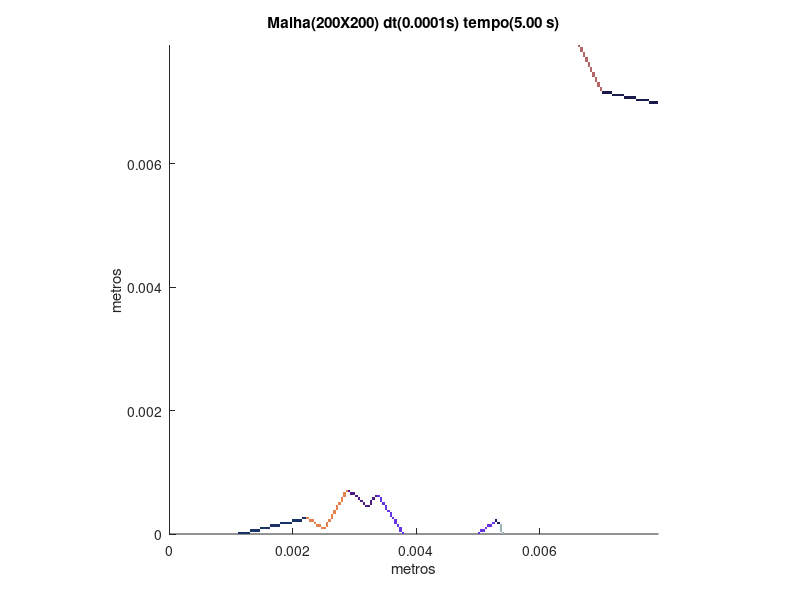

The MATLAB source for this figure:
set (gca,'PlotBoxAspectRatio',[1 1 1],'Xlim',[0,0.0079236952523745],'Ylim',[0,0.0079236952523745])
hold on
title('Malha(200X200) dt(0.0001s) tempo(5.00 s)')
hold on
ylabel('metros')
hold on
xlabel('metros')
hold on

fill([0.00110931733533243 0.00110931733533243 0.0011489358115943 0.0011489358115943],[0 3.96184762618725E-05 3.96184762618725E-05 0],[0.1,0.2,0.4],'LineStyle','none')

fill([0.0011489358115943 0.0011489358115943 0.00118855428785617 0.00118855428785617],[0 3.96184762618725E-05 3.96184762618725E-05 0],[0.1,0.2,0.4],'LineStyle','none')

fill([0.00118855428785617 0.00118855428785617 0.00122817276411805 0.00122817276411805],[0 3.96184762618725E-05 3.96184762618725E-05 0],[0.1,0.2,0.4],'LineStyle','none')

fill([0.00122817276411805 0.00122817276411805 0.00126779124037992 0.00126779124037992],[0 3.96184762618725E-05 3.96184762618725E-05 0],[0.1,0.2,0.4],'LineStyle','none')

fill([0.00126779124037992 0.00126779124037992 0.00130740971664179 0.00130740971664179],[0 3.96184762618725E-05 3.96184762618725E-05 0],[0.1,0.2,0.4],'LineStyle','none')

fill([0.00376375524487789 0.00376375524487789 0.00380337372113976 0.00380337372113976],[0 3.96184762618725E-05 3.96184762618725E-05 0],[0.4,0.2,0.9],'LineStyle','none')

fill([0.00499192800899593 0.00499192800899593 0.00503154648525781 0.00503154648525781],[0 3.96184762618725E-05 3.96184762618725E-05 0],[0.4,0.2,0.9],'LineStyle','none')

fill([0.00538811277161466 0.00538811277161466 0.00542773124787653 0.00542773124787653],[0 3.96184762618725E-05 3.96184762618725E-05 0],[0.6,0.7,0.7],'LineStyle','none')

fill([0.00130740971664179 0.00130740971664179 0.00134702819290366 0.00134702819290366],[3.96184762618725E-05 7.9236952523745E-05 7.9236952523745E-05 3.96184762618725E-05],[0.1,0.2,0.4],'LineStyle','none')

fill([0.00134702819290366 0.00134702819290366 0.00138664666916554 0.00138664666916554],[3.96184762618725E-05 7.9236952523745E-05 7.9236952523745E-05 3.96184762618725E-05],[0.1,0.2,0.4],'LineStyle','none')

fill([0.00138664666916554 0.00138664666916554 0.00142626514542741 0.00142626514542741],[3.96184762618725E-05 7.9236952523745E-05 7.9236952523745E-05 3.96184762618725E-05],[0.1,0.2,0.4],'LineStyle','none')

fill([0.00142626514542741 0.00142626514542741 0.00146588362168928 0.00146588362168928],[3.96184762618725E-05 7.9236952523745E-05 7.9236952523745E-05 3.96184762618725E-05],[0.1,0.2,0.4],'LineStyle','none')

fill([0.00372413676861601 0.00372413676861601 0.00376375524487789 0.00376375524487789],[3.96184762618725E-05 7.9236952523745E-05 7.9236952523745E-05 3.96184762618725E-05],[0.4,0.2,0.9],'LineStyle','none')

fill([0.00503154648525781 0.00503154648525781 0.00507116496151968 0.00507116496151968],[3.96184762618725E-05 7.9236952523745E-05 7.9236952523745E-05 3.96184762618725E-05],[0.4,0.2,0.9],'LineStyle','none')

fill([0.00507116496151968 0.00507116496151968 0.00511078343778155 0.00511078343778155],[3.96184762618725E-05 7.9236952523745E-05 7.9236952523745E-05 3.96184762618725E-05],[0.4,0.2,0.9],'LineStyle','none')

fill([0.00534849429535279 0.00534849429535279 0.00538811277161466 0.00538811277161466],[3.96184762618725E-05 7.9236952523745E-05 7.9236952523745E-05 3.96184762618725E-05],[0.6,0.7,0.7],'LineStyle','none')

fill([0.00146588362168928 0.00146588362168928 0.00150550209795115 0.00150550209795115],[7.9236952523745E-05 0.000118855428785617 0.000118855428785617 7.9236952523745E-05],[0.1,0.2,0.4],'LineStyle','none')

fill([0.00150550209795115 0.00150550209795115 0.00154512057421303 0.00154512057421303],[7.9236952523745E-05 0.000118855428785617 0.000118855428785617 7.9236952523745E-05],[0.1,0.2,0.4],'LineStyle','none')

fill([0.00154512057421303 0.00154512057421303 0.0015847390504749 0.0015847390504749],[7.9236952523745E-05 0.000118855428785617 0.000118855428785617 7.9236952523745E-05],[0.1,0.2,0.4],'LineStyle','none')

fill([0.0015847390504749 0.0015847390504749 0.00162435752673677 0.00162435752673677],[7.9236952523745E-05 0.000118855428785617 0.000118855428785617 7.9236952523745E-05],[0.1,0.2,0.4],'LineStyle','none')

fill([0.00245634552823609 0.00245634552823609 0.00249596400449797 0.00249596400449797],[7.9236952523745E-05 0.000118855428785617 0.000118855428785617 7.9236952523745E-05],[0.9,0.5,0.3],'LineStyle','none')

fill([0.00249596400449797 0.00249596400449797 0.00253558248075984 0.00253558248075984],[7.9236952523745E-05 0.000118855428785617 0.000118855428785617 7.9236952523745E-05],[0.9,0.5,0.3],'LineStyle','none')

fill([0.00372413676861601 0.00372413676861601 0.00376375524487789 0.00376375524487789],[7.9236952523745E-05 0.000118855428785617 0.000118855428785617 7.9236952523745E-05],[0.4,0.2,0.9],'LineStyle','none')

fill([0.00511078343778155 0.00511078343778155 0.00515040191404342 0.00515040191404342],[7.9236952523745E-05 0.000118855428785617 0.000118855428785617 7.9236952523745E-05],[0.4,0.2,0.9],'LineStyle','none')

fill([0.00534849429535279 0.00534849429535279 0.00538811277161466 0.00538811277161466],[7.9236952523745E-05 0.000118855428785617 0.000118855428785617 7.9236952523745E-05],[0.6,0.7,0.7],'LineStyle','none')

fill([0.00162435752673677 0.00162435752673677 0.00166397600299864 0.00166397600299864],[0.000118855428785617 0.00015847390504749 0.00015847390504749 0.000118855428785617],[0.1,0.2,0.4],'LineStyle','none')

fill([0.00166397600299864 0.00166397600299864 0.00170359447926052 0.00170359447926052],[0.000118855428785617 0.00015847390504749 0.00015847390504749 0.000118855428785617],[0.1,0.2,0.4],'LineStyle','none')

fill([0.00170359447926052 0.00170359447926052 0.00174321295552239 0.00174321295552239],[0.000118855428785617 0.00015847390504749 0.00015847390504749 0.000118855428785617],[0.1,0.2,0.4],'LineStyle','none')

fill([0.00174321295552239 0.00174321295552239 0.00178283143178426 0.00178283143178426],[0.000118855428785617 0.00015847390504749 0.00015847390504749 0.000118855428785617],[0.1,0.2,0.4],'LineStyle','none')

fill([0.00237710857571235 0.00237710857571235 0.00241672705197422 0.00241672705197422],[0.000118855428785617 0.00015847390504749 0.00015847390504749 0.000118855428785617],[0.9,0.5,0.3],'LineStyle','none')

fill([0.00241672705197422 0.00241672705197422 0.00245634552823609 0.00245634552823609],[0.000118855428785617 0.00015847390504749 0.00015847390504749 0.000118855428785617],[0.9,0.5,0.3],'LineStyle','none')

fill([0.00253558248075984 0.00253558248075984 0.00257520095702171 0.00257520095702171],[0.000118855428785617 0.00015847390504749 0.00015847390504749 0.000118855428785617],[0.9,0.5,0.3],'LineStyle','none')

fill([0.00368451829235414 0.00368451829235414 0.00372413676861601 0.00372413676861601],[0.000118855428785617 0.00015847390504749 0.00015847390504749 0.000118855428785617],[0.4,0.2,0.9],'LineStyle','none')

fill([0.00515040191404342 0.00515040191404342 0.0051900203903053 0.0051900203903053],[0.000118855428785617 0.00015847390504749 0.00015847390504749 0.000118855428785617],[0.4,0.2,0.9],'LineStyle','none')

fill([0.0051900203903053 0.0051900203903053 0.00522963886656717 0.00522963886656717],[0.000118855428785617 0.00015847390504749 0.00015847390504749 0.000118855428785617],[0.4,0.2,0.9],'LineStyle','none')

fill([0.00534849429535279 0.00534849429535279 0.00538811277161466 0.00538811277161466],[0.000118855428785617 0.00015847390504749 0.00015847390504749 0.000118855428785617],[0.6,0.7,0.7],'LineStyle','none')

fill([0.00178283143178426 0.00178283143178426 0.00182244990804613 0.00182244990804613],[0.00015847390504749 0.000198092381309362 0.000198092381309362 0.00015847390504749],[0.1,0.2,0.4],'LineStyle','none')

fill([0.00182244990804613 0.00182244990804613 0.00186206838430801 0.00186206838430801],[0.00015847390504749 0.000198092381309362 0.000198092381309362 0.00015847390504749],[0.1,0.2,0.4],'LineStyle','none')

fill([0.00186206838430801 0.00186206838430801 0.00190168686056988 0.00190168686056988],[0.00015847390504749 0.000198092381309362 0.000198092381309362 0.00015847390504749],[0.1,0.2,0.4],'LineStyle','none')

fill([0.00190168686056988 0.00190168686056988 0.00194130533683175 0.00194130533683175],[0.00015847390504749 0.000198092381309362 0.000198092381309362 0.00015847390504749],[0.1,0.2,0.4],'LineStyle','none')

fill([0.00194130533683175 0.00194130533683175 0.00198092381309362 0.00198092381309362],[0.00015847390504749 0.000198092381309362 0.000198092381309362 0.00015847390504749],[0.1,0.2,0.4],'LineStyle','none')

fill([0.00233749009945048 0.00233749009945048 0.00237710857571235 0.00237710857571235],[0.00015847390504749 0.000198092381309362 0.000198092381309362 0.00015847390504749],[0.9,0.5,0.3],'LineStyle','none')

fill([0.00253558248075984 0.00253558248075984 0.00257520095702171 0.00257520095702171],[0.00015847390504749 0.000198092381309362 0.000198092381309362 0.00015847390504749],[0.9,0.5,0.3],'LineStyle','none')

fill([0.00364489981609227 0.00364489981609227 0.00368451829235414 0.00368451829235414],[0.00015847390504749 0.000198092381309362 0.000198092381309362 0.00015847390504749],[0.4,0.2,0.9],'LineStyle','none')

fill([0.00522963886656717 0.00522963886656717 0.00526925734282904 0.00526925734282904],[0.00015847390504749 0.000198092381309362 0.000198092381309362 0.00015847390504749],[0.4,0.2,0.9],'LineStyle','none')

fill([0.00530887581909091 0.00530887581909091 0.00534849429535279 0.00534849429535279],[0.00015847390504749 0.000198092381309362 0.000198092381309362 0.00015847390504749],[0.1,0.1,0.4],'LineStyle','none')

fill([0.00198092381309362 0.00198092381309362 0.0020205422893555 0.0020205422893555],[0.000198092381309362 0.000237710857571235 0.000237710857571235 0.000198092381309362],[0.1,0.2,0.4],'LineStyle','none')

fill([0.0020205422893555 0.0020205422893555 0.00206016076561737 0.00206016076561737],[0.000198092381309362 0.000237710857571235 0.000237710857571235 0.000198092381309362],[0.1,0.2,0.4],'LineStyle','none')

fill([0.00206016076561737 0.00206016076561737 0.00209977924187924 0.00209977924187924],[0.000198092381309362 0.000237710857571235 0.000237710857571235 0.000198092381309362],[0.1,0.2,0.4],'LineStyle','none')

fill([0.00209977924187924 0.00209977924187924 0.00213939771814111 0.00213939771814111],[0.000198092381309362 0.000237710857571235 0.000237710857571235 0.000198092381309362],[0.1,0.2,0.4],'LineStyle','none')

fill([0.00225825314692673 0.00225825314692673 0.0022978716231886 0.0022978716231886],[0.000198092381309362 0.000237710857571235 0.000237710857571235 0.000198092381309362],[0.9,0.5,0.3],'LineStyle','none')

fill([0.0022978716231886 0.0022978716231886 0.00233749009945048 0.00233749009945048],[0.000198092381309362 0.000237710857571235 0.000237710857571235 0.000198092381309362],[0.9,0.5,0.3],'LineStyle','none')

fill([0.00257520095702171 0.00257520095702171 0.00261481943328358 0.00261481943328358],[0.000198092381309362 0.000237710857571235 0.000237710857571235 0.000198092381309362],[0.9,0.5,0.3],'LineStyle','none')

fill([0.00364489981609227 0.00364489981609227 0.00368451829235414 0.00368451829235414],[0.000198092381309362 0.000237710857571235 0.000237710857571235 0.000198092381309362],[0.4,0.2,0.9],'LineStyle','none')

fill([0.00526925734282904 0.00526925734282904 0.00530887581909091 0.00530887581909091],[0.000198092381309362 0.000237710857571235 0.000237710857571235 0.000198092381309362],[0.1,0.1,0.4],'LineStyle','none')

fill([0.00213939771814111 0.00213939771814111 0.00217901619440299 0.00217901619440299],[0.000237710857571235 0.000277329333833107 0.000277329333833107 0.000237710857571235],[0.1,0.2,0.4],'LineStyle','none')

fill([0.00217901619440299 0.00217901619440299 0.00221863467066486 0.00221863467066486],[0.000237710857571235 0.000277329333833107 0.000277329333833107 0.000237710857571235],[0.1,0.2,0.4],'LineStyle','none')

fill([0.00221863467066486 0.00221863467066486 0.00225825314692673 0.00225825314692673],[0.000237710857571235 0.000277329333833107 0.000277329333833107 0.000237710857571235],[0.9,0.5,0.3],'LineStyle','none')

fill([0.00261481943328358 0.00261481943328358 0.00265443790954546 0.00265443790954546],[0.000237710857571235 0.000277329333833107 0.000277329333833107 0.000237710857571235],[0.9,0.5,0.3],'LineStyle','none')

fill([0.0036052813398304 0.0036052813398304 0.00364489981609227 0.00364489981609227],[0.000237710857571235 0.000277329333833107 0.000277329333833107 0.000237710857571235],[0.4,0.2,0.9],'LineStyle','none')

fill([0.00261481943328358 0.00261481943328358 0.00265443790954546 0.00265443790954546],[0.000277329333833107 0.00031694781009498 0.00031694781009498 0.000277329333833107],[0.9,0.5,0.3],'LineStyle','none')

fill([0.00356566286356852 0.00356566286356852 0.0036052813398304 0.0036052813398304],[0.000277329333833107 0.00031694781009498 0.00031694781009498 0.000277329333833107],[0.4,0.2,0.9],'LineStyle','none')

fill([0.00265443790954546 0.00265443790954546 0.00269405638580733 0.00269405638580733],[0.00031694781009498 0.000356566286356852 0.000356566286356852 0.00031694781009498],[0.9,0.5,0.3],'LineStyle','none')

fill([0.00356566286356852 0.00356566286356852 0.0036052813398304 0.0036052813398304],[0.00031694781009498 0.000356566286356852 0.000356566286356852 0.00031694781009498],[0.4,0.2,0.9],'LineStyle','none')

fill([0.00265443790954546 0.00265443790954546 0.00269405638580733 0.00269405638580733],[0.000356566286356852 0.000396184762618725 0.000396184762618725 0.000356566286356852],[0.9,0.5,0.3],'LineStyle','none')

fill([0.00352604438730665 0.00352604438730665 0.00356566286356852 0.00356566286356852],[0.000356566286356852 0.000396184762618725 0.000396184762618725 0.000356566286356852],[0.4,0.2,0.9],'LineStyle','none')

fill([0.00269405638580733 0.00269405638580733 0.0027336748620692 0.0027336748620692],[0.000396184762618725 0.000435803238880597 0.000435803238880597 0.000396184762618725],[0.9,0.5,0.3],'LineStyle','none')

fill([0.00348642591104478 0.00348642591104478 0.00352604438730665 0.00352604438730665],[0.000396184762618725 0.000435803238880597 0.000435803238880597 0.000396184762618725],[0.4,0.2,0.9],'LineStyle','none')

fill([0.00269405638580733 0.00269405638580733 0.0027336748620692 0.0027336748620692],[0.000435803238880597 0.00047542171514247 0.00047542171514247 0.000435803238880597],[0.9,0.5,0.3],'LineStyle','none')

fill([0.0031694781009498 0.0031694781009498 0.00320909657721167 0.00320909657721167],[0.000435803238880597 0.00047542171514247 0.00047542171514247 0.000435803238880597],[0.3,0.1,0.5],'LineStyle','none')

fill([0.00320909657721167 0.00320909657721167 0.00324871505347354 0.00324871505347354],[0.000435803238880597 0.00047542171514247 0.00047542171514247 0.000435803238880597],[0.3,0.1,0.5],'LineStyle','none')

fill([0.00348642591104478 0.00348642591104478 0.00352604438730665 0.00352604438730665],[0.000435803238880597 0.00047542171514247 0.00047542171514247 0.000435803238880597],[0.4,0.2,0.9],'LineStyle','none')

fill([0.0027336748620692 0.0027336748620692 0.00277329333833107 0.00277329333833107],[0.00047542171514247 0.000515040191404342 0.000515040191404342 0.00047542171514247],[0.9,0.5,0.3],'LineStyle','none')

fill([0.00312985962468793 0.00312985962468793 0.0031694781009498 0.0031694781009498],[0.00047542171514247 0.000515040191404342 0.000515040191404342 0.00047542171514247],[0.3,0.1,0.5],'LineStyle','none')

fill([0.00324871505347354 0.00324871505347354 0.00328833352973542 0.00328833352973542],[0.00047542171514247 0.000515040191404342 0.000515040191404342 0.00047542171514247],[0.3,0.1,0.5],'LineStyle','none')

fill([0.00344680743478291 0.00344680743478291 0.00348642591104478 0.00348642591104478],[0.00047542171514247 0.000515040191404342 0.000515040191404342 0.00047542171514247],[0.4,0.2,0.9],'LineStyle','none')

fill([0.00277329333833107 0.00277329333833107 0.00281291181459295 0.00281291181459295],[0.000515040191404342 0.000554658667666215 0.000554658667666215 0.000515040191404342],[0.9,0.5,0.3],'LineStyle','none')

fill([0.00309024114842605 0.00309024114842605 0.00312985962468793 0.00312985962468793],[0.000515040191404342 0.000554658667666215 0.000554658667666215 0.000515040191404342],[0.3,0.1,0.5],'LineStyle','none')

fill([0.00324871505347354 0.00324871505347354 0.00328833352973542 0.00328833352973542],[0.000515040191404342 0.000554658667666215 0.000554658667666215 0.000515040191404342],[0.3,0.1,0.5],'LineStyle','none')

fill([0.00340718895852103 0.00340718895852103 0.00344680743478291 0.00344680743478291],[0.000515040191404342 0.000554658667666215 0.000554658667666215 0.000515040191404342],[0.4,0.2,0.9],'LineStyle','none')

fill([0.00277329333833107 0.00277329333833107 0.00281291181459295 0.00281291181459295],[0.000554658667666215 0.000594277143928087 0.000594277143928087 0.000554658667666215],[0.9,0.5,0.3],'LineStyle','none')

fill([0.00305062267216418 0.00305062267216418 0.00309024114842605 0.00309024114842605],[0.000554658667666215 0.000594277143928087 0.000594277143928087 0.000554658667666215],[0.3,0.1,0.5],'LineStyle','none')

fill([0.00328833352973542 0.00328833352973542 0.00332795200599729 0.00332795200599729],[0.000554658667666215 0.000594277143928087 0.000594277143928087 0.000554658667666215],[0.3,0.1,0.5],'LineStyle','none')

fill([0.00340718895852103 0.00340718895852103 0.00344680743478291 0.00344680743478291],[0.000554658667666215 0.000594277143928087 0.000594277143928087 0.000554658667666215],[0.4,0.2,0.9],'LineStyle','none')

fill([0.00281291181459295 0.00281291181459295 0.00285253029085482 0.00285253029085482],[0.000594277143928087 0.00063389562018996 0.00063389562018996 0.000594277143928087],[0.9,0.5,0.3],'LineStyle','none')

fill([0.00301100419590231 0.00301100419590231 0.00305062267216418 0.00305062267216418],[0.000594277143928087 0.00063389562018996 0.00063389562018996 0.000594277143928087],[0.3,0.1,0.5],'LineStyle','none')

fill([0.00332795200599729 0.00332795200599729 0.00336757048225916 0.00336757048225916],[0.000594277143928087 0.00063389562018996 0.00063389562018996 0.000594277143928087],[0.3,0.1,0.5],'LineStyle','none')

fill([0.00336757048225916 0.00336757048225916 0.00340718895852103 0.00340718895852103],[0.000594277143928087 0.00063389562018996 0.00063389562018996 0.000594277143928087],[0.4,0.2,0.9],'LineStyle','none')

fill([0.00281291181459295 0.00281291181459295 0.00285253029085482 0.00285253029085482],[0.00063389562018996 0.000673514096451832 0.000673514096451832 0.00063389562018996],[0.9,0.5,0.3],'LineStyle','none')

fill([0.00293176724337856 0.00293176724337856 0.00297138571964044 0.00297138571964044],[0.00063389562018996 0.000673514096451832 0.000673514096451832 0.00063389562018996],[0.3,0.1,0.5],'LineStyle','none')

fill([0.00297138571964044 0.00297138571964044 0.00301100419590231 0.00301100419590231],[0.00063389562018996 0.000673514096451832 0.000673514096451832 0.00063389562018996],[0.3,0.1,0.5],'LineStyle','none')

fill([0.00285253029085482 0.00285253029085482 0.00289214876711669 0.00289214876711669],[0.000673514096451832 0.000713132572713705 0.000713132572713705 0.000673514096451832],[0.9,0.5,0.3],'LineStyle','none')

fill([0.00289214876711669 0.00289214876711669 0.00293176724337856 0.00293176724337856],[0.000673514096451832 0.000713132572713705 0.000713132572713705 0.000673514096451832],[0.3,0.1,0.5],'LineStyle','none')

fill([0.00776522134732701 0.00776522134732701 0.00780483982358888 0.00780483982358888],[0.00697285182208956 0.00701247029835143 0.00701247029835143 0.00697285182208956],[0.1,0.1,0.3],'LineStyle','none')

fill([0.00780483982358888 0.00780483982358888 0.00784445829985075 0.00784445829985075],[0.00697285182208956 0.00701247029835143 0.00701247029835143 0.00697285182208956],[0.1,0.1,0.3],'LineStyle','none')

fill([0.00784445829985075 0.00784445829985075 0.00788407677611263 0.00788407677611263],[0.00697285182208956 0.00701247029835143 0.00701247029835143 0.00697285182208956],[0.1,0.1,0.3],'LineStyle','none')

fill([0.00788407677611263 0.00788407677611263 0.0079236952523745 0.0079236952523745],[0.00697285182208956 0.00701247029835143 0.00701247029835143 0.00697285182208956],[0.1,0.1,0.3],'LineStyle','none')

fill([0.00756712896601765 0.00756712896601765 0.00760674744227952 0.00760674744227952],[0.00701247029835143 0.0070520887746133 0.0070520887746133 0.00701247029835143],[0.1,0.1,0.3],'LineStyle','none')

fill([0.00760674744227952 0.00760674744227952 0.00764636591854139 0.00764636591854139],[0.00701247029835143 0.0070520887746133 0.0070520887746133 0.00701247029835143],[0.1,0.1,0.3],'LineStyle','none')

fill([0.00764636591854139 0.00764636591854139 0.00768598439480326 0.00768598439480326],[0.00701247029835143 0.0070520887746133 0.0070520887746133 0.00701247029835143],[0.1,0.1,0.3],'LineStyle','none')

fill([0.00768598439480326 0.00768598439480326 0.00772560287106514 0.00772560287106514],[0.00701247029835143 0.0070520887746133 0.0070520887746133 0.00701247029835143],[0.1,0.1,0.3],'LineStyle','none')

fill([0.00772560287106514 0.00772560287106514 0.00776522134732701 0.00776522134732701],[0.00701247029835143 0.0070520887746133 0.0070520887746133 0.00701247029835143],[0.1,0.1,0.3],'LineStyle','none')

fill([0.00736903658470828 0.00736903658470828 0.00740865506097016 0.00740865506097016],[0.0070520887746133 0.00709170725087518 0.00709170725087518 0.0070520887746133],[0.1,0.1,0.3],'LineStyle','none')

fill([0.00740865506097016 0.00740865506097016 0.00744827353723203 0.00744827353723203],[0.0070520887746133 0.00709170725087518 0.00709170725087518 0.0070520887746133],[0.1,0.1,0.3],'LineStyle','none')

fill([0.00744827353723203 0.00744827353723203 0.0074878920134939 0.0074878920134939],[0.0070520887746133 0.00709170725087518 0.00709170725087518 0.0070520887746133],[0.1,0.1,0.3],'LineStyle','none')

fill([0.0074878920134939 0.0074878920134939 0.00752751048975577 0.00752751048975577],[0.0070520887746133 0.00709170725087518 0.00709170725087518 0.0070520887746133],[0.1,0.1,0.3],'LineStyle','none')

fill([0.00752751048975577 0.00752751048975577 0.00756712896601765 0.00756712896601765],[0.0070520887746133 0.00709170725087518 0.00709170725087518 0.0070520887746133],[0.1,0.1,0.3],'LineStyle','none')

fill([0.00717094420339892 0.00717094420339892 0.00721056267966079 0.00721056267966079],[0.00709170725087518 0.00713132572713705 0.00713132572713705 0.00709170725087518],[0.1,0.1,0.3],'LineStyle','none')

fill([0.00721056267966079 0.00721056267966079 0.00725018115592267 0.00725018115592267],[0.00709170725087518 0.00713132572713705 0.00713132572713705 0.00709170725087518],[0.1,0.1,0.3],'LineStyle','none')

fill([0.00725018115592267 0.00725018115592267 0.00728979963218454 0.00728979963218454],[0.00709170725087518 0.00713132572713705 0.00713132572713705 0.00709170725087518],[0.1,0.1,0.3],'LineStyle','none')

fill([0.00728979963218454 0.00728979963218454 0.00732941810844641 0.00732941810844641],[0.00709170725087518 0.00713132572713705 0.00713132572713705 0.00709170725087518],[0.1,0.1,0.3],'LineStyle','none')

fill([0.00732941810844641 0.00732941810844641 0.00736903658470828 0.00736903658470828],[0.00709170725087518 0.00713132572713705 0.00713132572713705 0.00709170725087518],[0.1,0.1,0.3],'LineStyle','none')

fill([0.00701247029835143 0.00701247029835143 0.0070520887746133 0.0070520887746133],[0.00713132572713705 0.00717094420339892 0.00717094420339892 0.00713132572713705],[0.1,0.1,0.3],'LineStyle','none')

fill([0.0070520887746133 0.0070520887746133 0.00709170725087518 0.00709170725087518],[0.00713132572713705 0.00717094420339892 0.00717094420339892 0.00713132572713705],[0.1,0.1,0.3],'LineStyle','none')

fill([0.00709170725087518 0.00709170725087518 0.00713132572713705 0.00713132572713705],[0.00713132572713705 0.00717094420339892 0.00717094420339892 0.00713132572713705],[0.1,0.1,0.3],'LineStyle','none')

fill([0.00713132572713705 0.00713132572713705 0.00717094420339892 0.00717094420339892],[0.00713132572713705 0.00717094420339892 0.00717094420339892 0.00713132572713705],[0.1,0.1,0.3],'LineStyle','none')

fill([0.00697285182208956 0.00697285182208956 0.00701247029835143 0.00701247029835143],[0.00717094420339892 0.00721056267966079 0.00721056267966079 0.00717094420339892],[0.7,0.4,0.4],'LineStyle','none')

fill([0.00697285182208956 0.00697285182208956 0.00701247029835143 0.00701247029835143],[0.00721056267966079 0.00725018115592267 0.00725018115592267 0.00721056267966079],[0.7,0.4,0.4],'LineStyle','none')

fill([0.00693323334582769 0.00693323334582769 0.00697285182208956 0.00697285182208956],[0.00725018115592267 0.00728979963218454 0.00728979963218454 0.00725018115592267],[0.7,0.4,0.4],'LineStyle','none')

fill([0.00693323334582769 0.00693323334582769 0.00697285182208956 0.00697285182208956],[0.00728979963218454 0.00732941810844641 0.00732941810844641 0.00728979963218454],[0.7,0.4,0.4],'LineStyle','none')

fill([0.00689361486956581 0.00689361486956581 0.00693323334582769 0.00693323334582769],[0.00732941810844641 0.00736903658470828 0.00736903658470828 0.00732941810844641],[0.7,0.4,0.4],'LineStyle','none')

fill([0.00689361486956581 0.00689361486956581 0.00693323334582769 0.00693323334582769],[0.00736903658470828 0.00740865506097016 0.00740865506097016 0.00736903658470828],[0.7,0.4,0.4],'LineStyle','none')

fill([0.00685399639330394 0.00685399639330394 0.00689361486956581 0.00689361486956581],[0.00740865506097016 0.00744827353723203 0.00744827353723203 0.00740865506097016],[0.7,0.4,0.4],'LineStyle','none')

fill([0.00685399639330394 0.00685399639330394 0.00689361486956581 0.00689361486956581],[0.00744827353723203 0.0074878920134939 0.0074878920134939 0.00744827353723203],[0.7,0.4,0.4],'LineStyle','none')

fill([0.00681437791704207 0.00681437791704207 0.00685399639330394 0.00685399639330394],[0.0074878920134939 0.00752751048975577 0.00752751048975577 0.0074878920134939],[0.7,0.4,0.4],'LineStyle','none')

fill([0.00681437791704207 0.00681437791704207 0.00685399639330394 0.00685399639330394],[0.00752751048975577 0.00756712896601765 0.00756712896601765 0.00752751048975577],[0.7,0.4,0.4],'LineStyle','none')

fill([0.0067747594407802 0.0067747594407802 0.00681437791704207 0.00681437791704207],[0.00756712896601765 0.00760674744227952 0.00760674744227952 0.00756712896601765],[0.7,0.4,0.4],'LineStyle','none')

fill([0.0067747594407802 0.0067747594407802 0.00681437791704207 0.00681437791704207],[0.00760674744227952 0.00764636591854139 0.00764636591854139 0.00760674744227952],[0.7,0.4,0.4],'LineStyle','none')

fill([0.00673514096451832 0.00673514096451832 0.0067747594407802 0.0067747594407802],[0.00764636591854139 0.00768598439480326 0.00768598439480326 0.00764636591854139],[0.7,0.4,0.4],'LineStyle','none')

fill([0.00673514096451832 0.00673514096451832 0.0067747594407802 0.0067747594407802],[0.00768598439480326 0.00772560287106514 0.00772560287106514 0.00768598439480326],[0.7,0.4,0.4],'LineStyle','none')

fill([0.00669552248825645 0.00669552248825645 0.00673514096451832 0.00673514096451832],[0.00772560287106514 0.00776522134732701 0.00776522134732701 0.00772560287106514],[0.7,0.4,0.4],'LineStyle','none')

fill([0.00669552248825645 0.00669552248825645 0.00673514096451832 0.00673514096451832],[0.00776522134732701 0.00780483982358888 0.00780483982358888 0.00776522134732701],[0.7,0.4,0.4],'LineStyle','none')

fill([0.00665590401199458 0.00665590401199458 0.00669552248825645 0.00669552248825645],[0.00780483982358888 0.00784445829985075 0.00784445829985075 0.00780483982358888],[0.7,0.4,0.4],'LineStyle','none')

fill([0.00665590401199458 0.00665590401199458 0.00669552248825645 0.00669552248825645],[0.00784445829985075 0.00788407677611263 0.00788407677611263 0.00784445829985075],[0.7,0.4,0.4],'LineStyle','none')

fill([0.00661628553573271 0.00661628553573271 0.00665590401199458 0.00665590401199458],[0.00788407677611263 0.0079236952523745 0.0079236952523745 0.00788407677611263],[0.7,0.4,0.4],'LineStyle','none')
